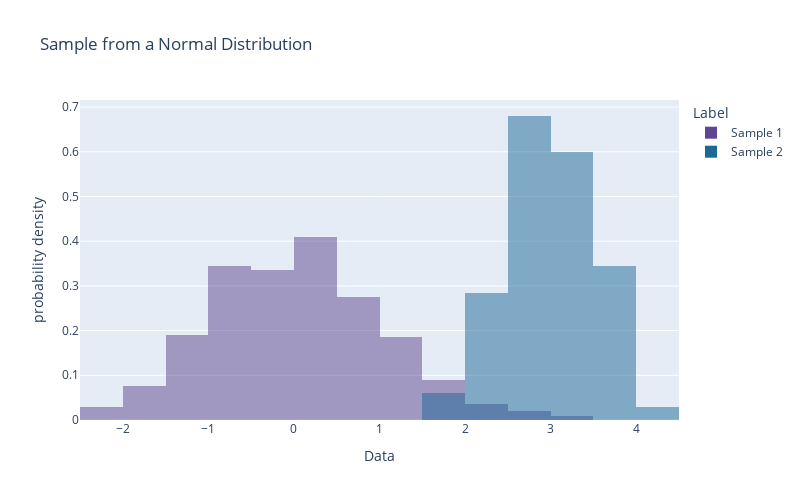

The notebook cell this image was saved under:
### Code cell
fig = px.histogram(df, x='Data',
                   color='Label', 
                   barmode="overlay",
                   opacity=0.5,
                   color_discrete_sequence=px.colors.qualitative.Prism,
                   nbins=25,
                   histnorm='probability density',
                   height = 500, width = 800,
                   title='Sample from a Normal Distribution')
fig.show()

### Figure 1 — Plotly figure (JSON) as saved in the notebook; plotly's stock layout.template omitted (floating-point values rounded to 4 significant figures; data arrays with more than 128 entries replaced by an {"elided": "..."} marker saying what was removed)
{"data": [{"alignmentgroup": "True", "bingroup": "x", "histnorm": "probability density", "hovertemplate": "Label=Sample 1<br>Data=%{x}<br>probability density=%{y}<extra></extra>", "legendgroup": "Sample 1", "marker": {"color": "rgb(95, 70, 144)", "opacity": 0.5, "pattern": {"shape": ""}}, "name": "Sample 1", "nbinsx": 25, "offsetgroup": "Sample 1", "orientation": "v", "showlegend": true, "type": "histogram", "x": {"elided": "400 float values"}, "xaxis": "x", "yaxis": "y"}, {"alignmentgroup": "True", "bingroup": "x", "histnorm": "probability density", "hovertemplate": "Label=Sample 2<br>Data=%{x}<br>probability density=%{y}<extra></extra>", "legendgroup": "Sample 2", "marker": {"color": "rgb(29, 105, 150)", "opacity": 0.5, "pattern": {"shape": ""}}, "name": "Sample 2", "nbinsx": 25, "offsetgroup": "Sample 2", "orientation": "v", "showlegend": true, "type": "histogram", "x": {"elided": "400 float values"}, "xaxis": "x", "yaxis": "y"}], "layout": {"barmode": "overlay", "height": 500, "legend": {"title": {"text": "Label"}, "tracegroupgap": 0}, "title": {"text": "Sample from a Normal Distribution"}, "width": 800, "xaxis": {"anchor": "y", "domain": [0, 1], "title": {"text": "Data"}}, "yaxis": {"anchor": "x", "domain": [0, 1], "title": {"text": "probability density"}}}}
